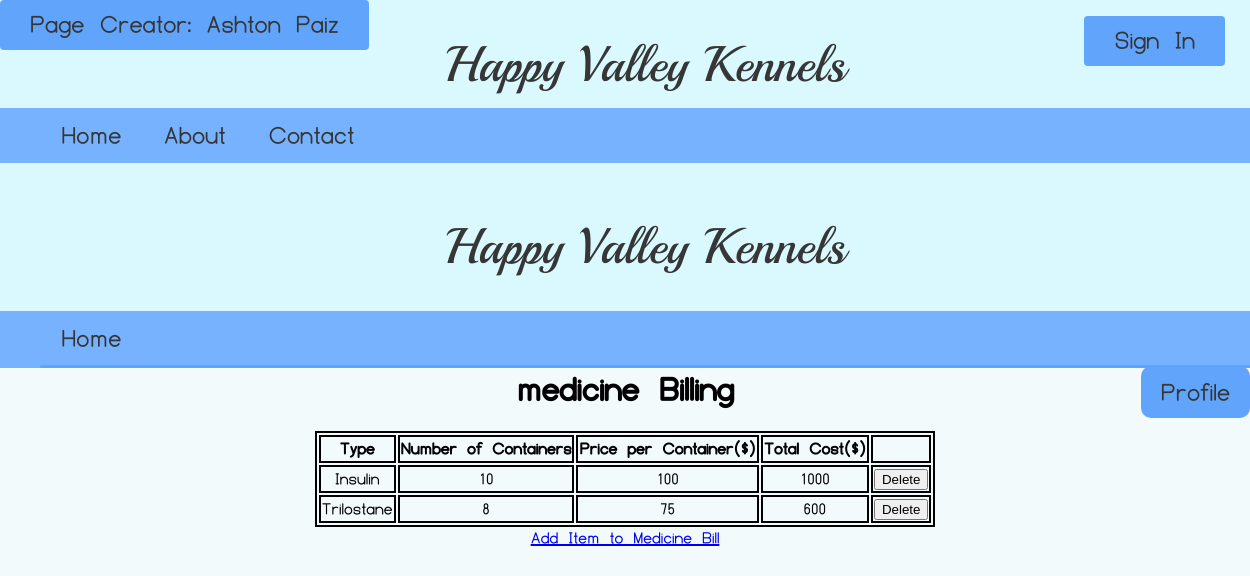
The page /Finance/Billing/Medicine_billing/index.php on the database its author committed.
### tables this page shows
CREATE TABLE medicine_billing (
	medicine_id int primary key auto_increment,
	medicine_type varchar(255) not null,
    number_of_containers int not null,
    price_per_container int not null,
    total_cost int not null
);

### Finance/Billing/Medicine_billing/index.php (the view, shortened to what this page needs)
<?php
include ".../assets/Header/Header.php";
require_once('database.php');
$query = 'SELECT * FROM medicine_billing
                       ORDER BY medicine_id';
$statement = $db->prepare($query);
$statement->execute();
$medicines = $statement->fetchAll();
?>
<!DOCTYPE html>
<html>
<head>
    <link rel="stylesheet" type="text/css" href="bill_and_inventory.css" />
</head>
<body>
    <div id="Page_Header">
            <a href="../Home">Happy Valley Kennels</a>
        </div>
        <ul id="Nav_Bar">
            <li><a href="../Home">Home</a></li>
            <li id="Profile_Button"><a href="../Profile">Profile</a></li>
        </ul>
    <h1>medicine Billing</h1>
    <section>
        <table>
            <tr>
                <th>Type</th>
                <th>Number of Containers</th>
                <th>Price per Container($)</th>
                <th>Total Cost($)</th>
                <th>&nbsp;</th>
            </tr>
            <?php foreach ($medicines as $medicine) : ?>
            <tr>
                <td><?php echo $medicine['medicine_type']; ?></td>
                <td><?php echo $medicine['number_of_containers']; ?></td>
                <td><?php echo $medicine['price_per_container']; ?></td>
                <td><?php echo $medicine['total_cost']; ?></td>
                <td><form action="delete_medicine.php" method="post">
                    <input type="submit" value="Delete">
                </form></td>
            </tr>
            <?php endforeach; ?>
        </table>
        <p><a href="add_medicine_form.php">Add Item to Medicine Bill</a></p>
    </section>
</body>
</html>

### Finance/Billing/Medicine_billing/bill_and_inventory.css (style rules this page uses)
body { margin: 0; padding: 0; background-color: rgb(243, 250, 252); }
#Page_Header { background-color: rgb(217, 249, 255); padding: 20px; display: flex; justify-content: center; }
#Page_Header a { margin: 0; text-decoration: none; font-size: 50px; color: rgb(54, 54, 54); }
#Nav_Bar { background-color: rgb(118, 178, 255); margin-top: 0; margin-bottom: 0; list-style: none; overflow: hidden; }
#Nav_Bar li { float: left; }
#Nav_Bar li a { display: block; font-size: 30px; color: rgb(54, 54, 54); text-decoration: none; padding-top: 10px; padding-bottom: 10px; padding-left: 20px; padding-right: 20px; }
#Profile_Button a { position: absolute; right: 0; background-color: rgb(97, 164, 252); font-size: 30px; color: rgb(54, 54, 54); text-decoration: none; padding-top: 8px; padding-bottom: 10px; padding-left: 20px; padding-right: 20px; border-style: none; }
table, th, td { border: 2px solid black; }
table { margin: auto; text-align: center; }
h1, p { text-align: center; margin: auto; padding-bottom: 20px; }

### rows shown on the page
medicine_billing: medicine_type "Insulin", number_of_containers "10", price_per_container "100", total_cost "1000"
medicine_billing: medicine_type "Trilostane", number_of_containers "8", price_per_container "75", total_cost "600"

### other values the page prints
$page_creator "Ashton Paiz"
$username "Sign In"
